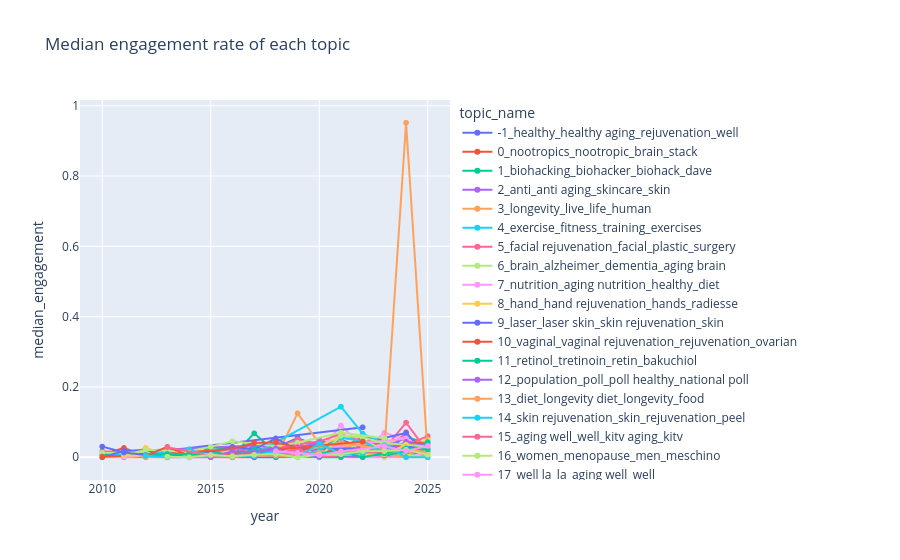

Write notebook code for a chart like this one.
### Code cell
import plotly.express as px

fig = px.line(
    topic_trend,
    x="year", y="median_engagement", color="topic_name",
    markers=True,
    title="Median engagement rate of each topic"
)
fig.show()
